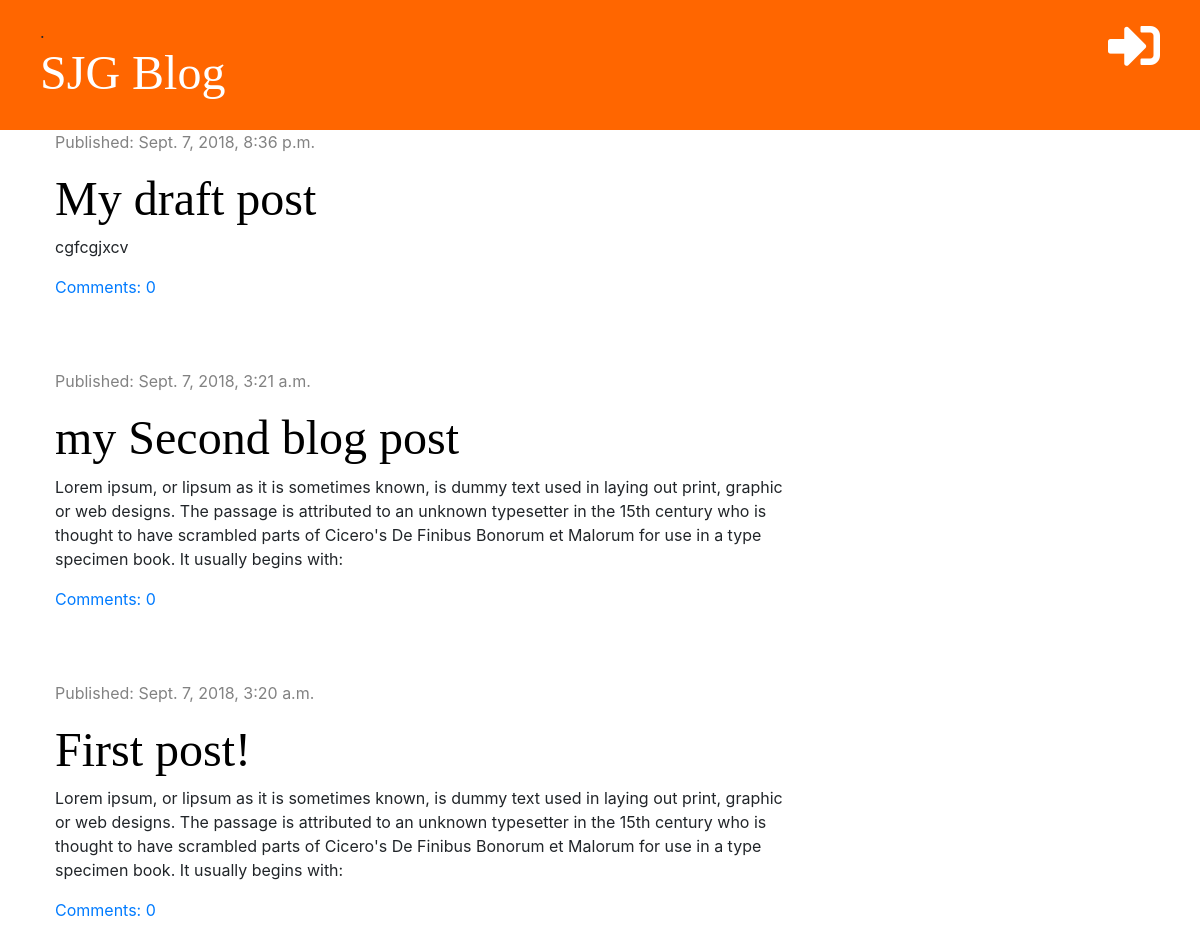
The app's page /, older data.
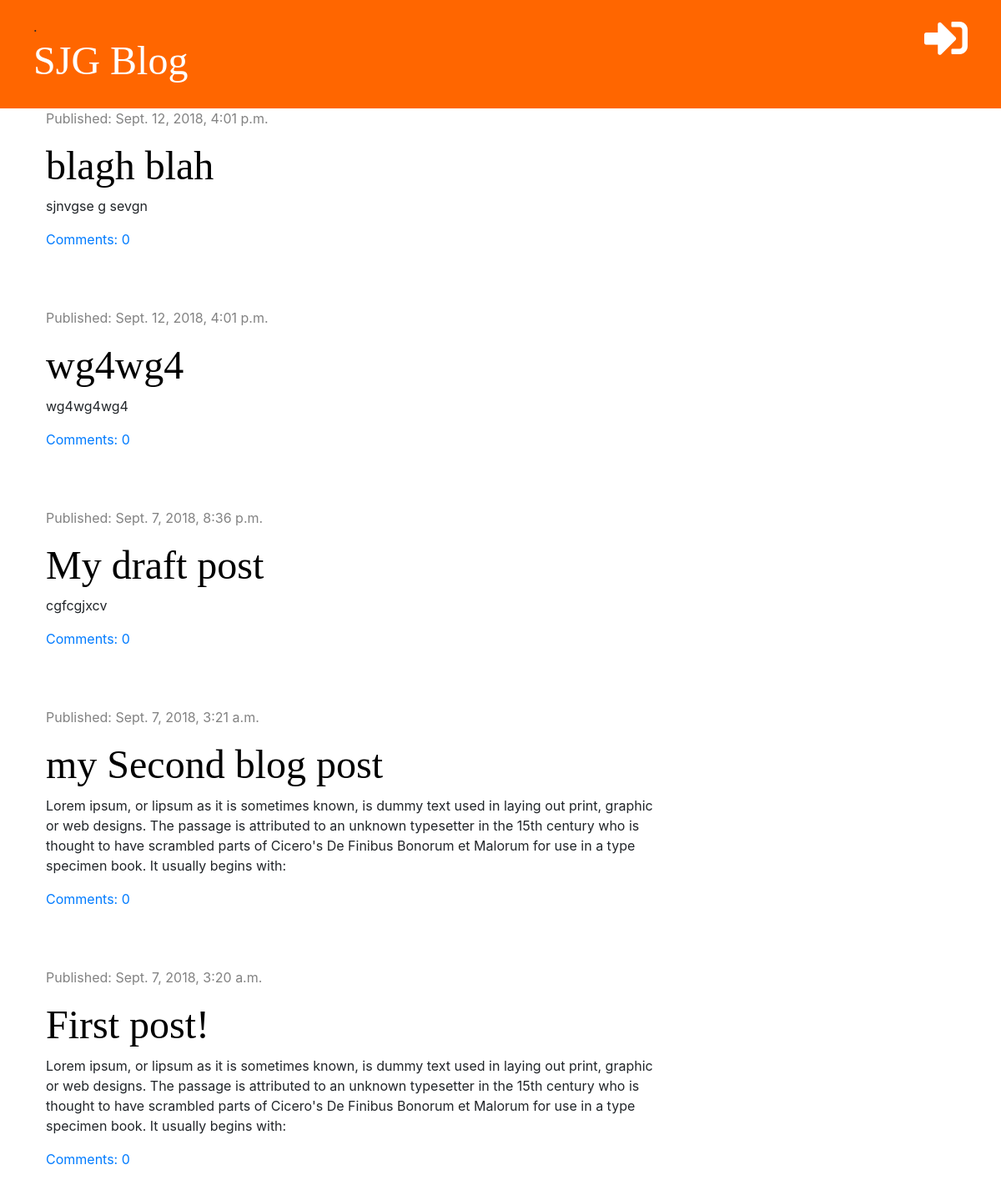
The same page, newer data.
### blog/models.py (models this page shows, shortened)
class Post(models.Model):
    author = models.ForeignKey('auth.User', on_delete=models.CASCADE)
    title = models.CharField(max_length=200)
    text = models.TextField()
    created_date = models.DateTimeField(default=timezone.now)
    published_date = models.DateTimeField(blank=True, null=True)
    def approved_comments(self):
        return self.comments.filter(approved=True)

### blog/views.py (the view)
# urls.py: path('', views.post_list, name='post_list'),
def post_list(request):
    post = Post.objects.filter(published_date__lte=timezone.now()).order_by('-published_date')
    stuff_for_frontend = {'post': post}
    return render(request, 'blog/post_list.html', stuff_for_frontend)

### blog/templates/blog/post_list.html (shortened to what this page needs)
{% extends 'blog/base.html' %}
{% block content %}
    {% for post in post %}
        <div class="post">
            <div class="date">
                <p>Published: {{ post.published_date }}</p>
            </div>
            <h1> <a href="{% url 'post_detail' pk=post.pk %}">{{ post.title }}</a></h1>
            <p>{{ post.text|linebreaksbr }}</p>
            <a href="{% url 'post_detail' pk=post.pk %}">Comments: {{ post.approved_comments.count }}</a>
        </div>
    {% endfor %}
{% endblock %}

Row changes from the older to the newer data that the page shows:
now on this page (row edited): Post: published_date "Sept. 12, 2018, 4:01 p.m.", title "blagh blah", text "sjnvgse g sevgn", approved_comments.count "0"
now on this page (row edited): Post: published_date "Sept. 12, 2018, 4:01 p.m.", title "wg4wg4", text "wg4wg4wg4", approved_comments.count "0"
